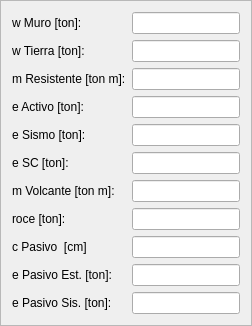
     <widget class="QFrame" name="frame_3">
      <property name="sizePolicy">
       <sizepolicy hsizetype="Fixed" vsizetype="Fixed">
        <horstretch>0</horstretch>
        <verstretch>0</verstretch>
       </sizepolicy>
      </property>
      <property name="frameShape">
       <enum>QFrame::StyledPanel</enum>
      </property>
      <property name="frameShadow">
       <enum>QFrame::Raised</enum>
      </property>
      <layout class="QGridLayout" name="gridLayout_4">
       <item row="8" column="0">
        <widget class="QLabel" name="label_58">
         <property name="text">
          <string>c Pasivo  [cm]</string>
         </property>
        </widget>
       </item>
       <item row="10" column="0">
        <widget class="QLabel" name="label_61">
         <property name="text">
          <string>e Pasivo Sis. [ton]:</string>
         </property>
        </widget>
       </item>
       <item row="8" column="1">
        <widget class="QLineEdit" name="cOut">
         <property name="maxLength">
          <number>4</number>
         </property>
         <property name="alignment">
          <set>Qt::AlignCenter</set>
         </property>
        </widget>
       </item>
       <item row="0" column="1">
        <widget class="QLineEdit" name="wMuroOut">
         <property name="maxLength">
          <number>4</number>
         </property>
         <property name="alignment">
          <set>Qt::AlignCenter</set>
         </property>
         <property name="readOnly">
          <bool>true</bool>
         </property>
        </widget>
       </item>
       <item row="3" column="1">
        <widget class="QLineEdit" name="eActivoOut">
         <property name="maxLength">
          <number>4</number>
         </property>
         <property name="alignment">
          <set>Qt::AlignCenter</set>
         </property>
         <property name="readOnly">
          <bool>true</bool>
         </property>
        </widget>
       </item>
       <item row="0" column="0">
        <widget class="QLabel" name="label_35">
         <property name="text">
          <string>w Muro [ton]:</string>
         </property>
         <property name="buddy">
          <cstring>wMuroOut</cstring>
         </property>
        </widget>
       </item>
       <item row="1" column="0">
        <widget class="QLabel" name="label_36">
         <property name="text">
          <string>w Tierra [ton]:</string>
         </property>
         <property name="buddy">
          <cstring>wTierraOut</cstring>
         </property>
        </widget>
       </item>
       <item row="1" column="1">
        <widget class="QLineEdit" name="wTierraOut">
         <property name="maxLength">
          <number>4</number>
         </property>
         <property name="alignment">
          <set>Qt::AlignCenter</set>
         </property>
         <property name="readOnly">
          <bool>true</bool>
         </property>
        </widget>
       </item>
       <item row="2" column="0">
        <widget class="QLabel" name="label_38">
         <property name="text">
          <string>m Resistente [ton m]:</string>
         </property>
         <property name="buddy">
          <cstring>mResistenteOut</cstring>
         </property>
        </widget>
       </item>
       <item row="3" column="0">
        <widget class="QLabel" name="label_39">
         <property name="text">
          <string>e Activo [ton]:</string>
         </property>
         <property name="buddy">
          <cstring>eActivoOut</cstring>
         </property>
        </widget>
       </item>
       <item row="4" column="1">
        <widget class="QLineEdit" name="eSismoOut">
         <property name="maxLength">
          <number>4</number>
         </property>
         <property name="alignment">
          <set>Qt::AlignCenter</set>
         </property>
         <property name="readOnly">
          <bool>true</bool>
         </property>
        </widget>
       </item>
       <item row="2" column="1">
        <widget class="QLineEdit" name="mResistenteOut">
         <property name="maxLength">
          <number>4</number>
         </property>
         <property name="alignment">
          <set>Qt::AlignCenter</set>
         </property>
         <property name="readOnly">
          <bool>true</bool>
         </property>
        </widget>
       </item>
       <item row="4" column="0">
        <widget class="QLabel" name="label_40">
         <property name="text">
          <string>e Sismo [ton]:</string>
         </property>
         <property name="buddy">
          <cstring>eSismoOut</cstring>
         </property>
        </widget>
       </item>
       <item row="7" column="0">
        <widget class="QLabel" name="label_41">
         <property name="text">
          <string>roce [ton]:</string>
         </property>
         <property name="buddy">
          <cstring>roceOut</cstring>
         </property>
        </widget>
       </item>
       <item row="7" column="1">
        <widget class="QLineEdit" name="roceOut">
         <property name="maxLength">
          <number>4</number>
         </property>
         <property name="alignment">
          <set>Qt::AlignCenter</set>
         </property>
         <property name="readOnly">
          <bool>true</bool>
         </property>
        </widget>
       </item>
       <item row="9" column="0">
        <widget class="QLabel" name="label_42">
         <property name="text">
          <string>e Pasivo Est. [ton]:</string>
         </property>
         <property name="buddy">
          <cstring>ePasivoEOut</cstring>
         </property>
        </widget>
       </item>
       <item row="9" column="1">
        <widget class="QLineEdit" name="ePasivoEOut">
         <property name="maxLength">
          <number>4</number>
         </property>
         <property name="alignment">
          <set>Qt::AlignCenter</set>
         </property>
         <property name="readOnly">
          <bool>true</bool>
         </property>
        </widget>
       </item>
       <item row="5" column="1">
        <widget class="QLineEdit" name="eScOut">
         <property name="maxLength">
          <number>4</number>
         </property>
         <property name="alignment">
          <set>Qt::AlignCenter</set>
         </property>
        </widget>
       </item>
       <item row="5" column="0">
        <widget class="QLabel" name="label_46">
         <property name="text">
          <string>e SC [ton]:</string>
         </property>
        </widget>
       </item>
       <item row="6" column="0">
        <widget class="QLabel" name="label_37">
         <property name="text">
          <string>m Volcante [ton m]:</string>
         </property>
        </widget>
       </item>
       <item row="6" column="1">
        <widget class="QLineEdit" name="mVocanteOut">
         <property name="maxLength">
          <number>4</number>
         </property>
         <property name="alignment">
          <set>Qt::AlignCenter</set>
         </property>
        </widget>
       </item>
       <item row="10" column="1">
        <widget class="QLineEdit" name="ePasivoSOut">
         <property name="maxLength">
          <number>4</number>
         </property>
         <property name="alignment">
          <set>Qt::AlignCenter</set>
         </property>
        </widget>
       </item>
      </layout>
      <zorder>label_35</zorder>
      <zorder>wMuroOut</zorder>
      <zorder>label_36</zorder>
      <zorder>wTierraOut</zorder>
      <zorder>label_38</zorder>
      <zorder>mResistenteOut</zorder>
      <zorder>label_39</zorder>
      <zorder>eActivoOut</zorder>
      <zorder>label_40</zorder>
      <zorder>eSismoOut</zorder>
      <zorder>label_41</zorder>
      <zorder>roceOut</zorder>
      <zorder>label_42</zorder>
      <zorder>ePasivoEOut</zorder>
      <zorder>eScOut</zorder>
      <zorder>label_46</zorder>
      <zorder>label_37</zorder>
      <zorder>mVocanteOut</zorder>
      <zorder>cOut</zorder>
      <zorder>label_58</zorder>
      <zorder>label_61</zorder>
      <zorder>ePasivoSOut</zorder>
     </widget>
